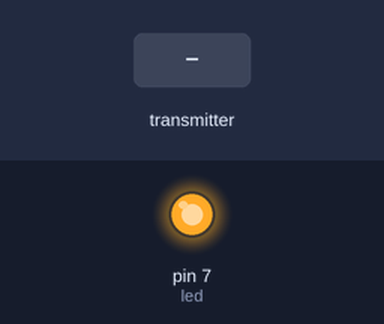
A sketch run on a simulated Arduino Uno, built with avr-gcc and run on an emulated ATmega328P. Parts: output pins drawn as LEDs (lit = HIGH). Dashed ring = blinking. The inputs (shaded band) are chosen by the test bench. No radio packets arrive unless stated; what the sketch prints to the serial monitor is not drawn.

Above: at 0.11 s.
At 1.5 s:
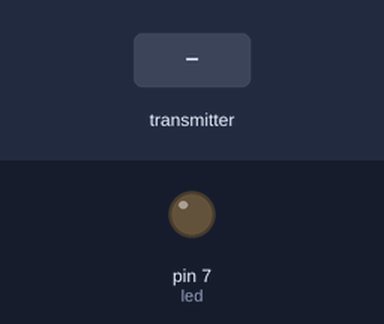
1.6 s: the transmitter starts sending message.0 = 0
At 1.86 s:
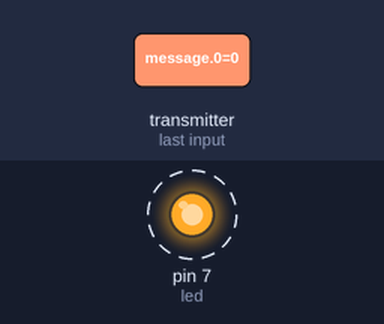
Timing chart, 0 to 10.6 s (numbered marks = the images above; inputs shaded):
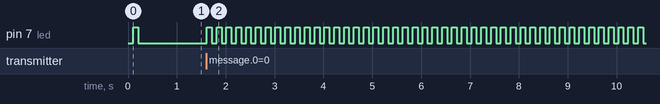

Measured:
- after the input at 1.6 s, pin 7 (led): alternates HIGH for 0.10 s and LOW for 0.10 s, starting at once

The sketch:

doorbell-receiver.ino
```cpp
#include <SPI.h>

#include <nRF24L01.h>
#include <RF24.h>
#include <RF24_config.h>


/*
 *  DOORBELL RECEIVER UNIT - NRF24L01+
 *  ---------------------------------------------------------------------------
 *  This version of the doorbell unit uses the NRF24L01+ 2.4GHz radio to receive
 *  ring notifications from the doorbell unit.
 *  This implementation is the first version of the doorbell, with limitted
 *  functionality - i.e. Just a doorbell.  The initial vision was for a full
 *  door monitoring system with a motion sensor to wake the device, camera and
 *  audio interaction with the person at the door, a weather station capturing
 *  temperature, humidity, and barometric pressure.
 *
 *  ATTRIBUTIONS
 *
 *  Uses the optimized RF24 library from TMRh20. https://github.com/TMRh20/RF24
 *  ---------------------------------------------------------------------------
 */

/*
 *  9 -> brownf
 * 11 -> green
 * 12 -> yellow
 * 13 -> blue
 */

#define CE_PIN  9
#define CSN_PIN 10

//#define speakerPin 5

const uint64_t pipe = 0xE8E8F0F0E1LL;
const int led = 7;

int message[2];

RF24 radio(CE_PIN, CSN_PIN); // Create a Radio

void setup()
{

    Serial.begin(9600);
    delay(100);


    //pinMode( speakerPin, OUTPUT );
    pinMode(led, OUTPUT);
    digitalWrite(led, LOW);

    radio.begin();
    radio.openReadingPipe(1, pipe);

    radio.startListening();

    ringBell();

  radio.printDetails();
}

void loop()
{
//    ringBell();
    Serial.print(".");
    delay(100);

    if ( radio.available() )
    {
        Serial.println("radio available");
        ringBell();
        // Read the data payload until we've received everything
        //bool done = false;

        while ( radio.available() )
        {
            Serial.println("getting data");
            ringBell();
            radio.read( &message, sizeof(message) );
        }

        Serial.println("got data");

        //if ( message[0] == 517 )
        //{
            ringBell();
        //}
    }
}

void ringBell()
{
    digitalWrite(led, HIGH);
    delay(100);
    digitalWrite(led, LOW);
    delay(100);
//    digitalWrite(led, HIGH);
//    delay(50);
//    digitalWrite(led, LOW);
//    delay(50);
}
//void ringBell()
//{
//    tone(speakerPin, NOTE_A5, 800);
//    delay(800);
//    tone(speakerPin, NOTE_F5, 800);
//    delay(800);
//
//    noTone(speakerPin);
//    digitalWrite(speakerPin, LOW);
//}
```
